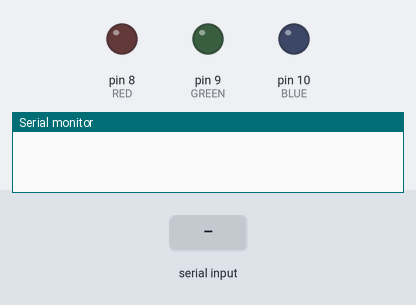
This sketch was run on a simulated Arduino Uno, built with avr-gcc and run on an emulated ATmega328P. On the bench: output pins drawn as LEDs (lit = HIGH), the last lines printed to the serial monitor. Inputs (shaded band) come from the test bench.

Above: at 1.2 s.
1.3 s: "1" received over Serial
At 1.8 s:
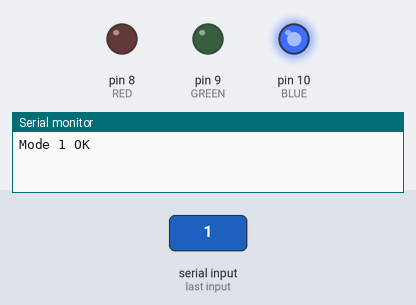
2.8 s: "2" received over Serial
At 4.0 s:
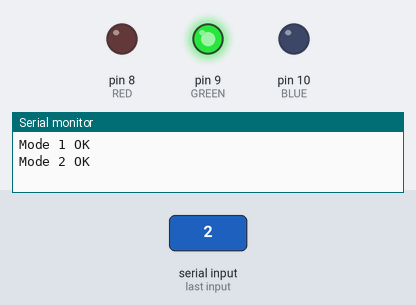
4.3 s: "0" received over Serial
At 5.2 s:
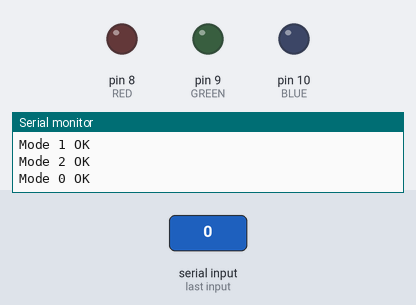
Timing chart, 0 to 7.3 s (numbered marks = the images above; inputs shaded):
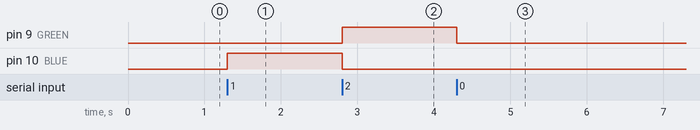

Measured:
- after the input at 1.3 s, pin 10 (BLUE): LOW → HIGH at once
- after the input at 2.8 s, pin 9 (GREEN): LOW → HIGH at once; pin 10 (BLUE): HIGH → LOW at once
- after the input at 4.3 s, pin 9 (GREEN): HIGH → LOW at once

The sketch:

led.ino
```cpp
#define RED 8
#define GREEN 9
#define BLUE 10

byte byteRead;

void setup() {
  pinMode(RED, OUTPUT);
  pinMode(GREEN, OUTPUT);
  pinMode(BLUE, OUTPUT);

  Serial.begin(9600);
}

void loop() {
  if (Serial.available()) {
    byteRead = Serial.read();
    if (byteRead >= (byte)'0' &  byteRead <= (byte)'9') {
      byteRead = byteRead - (byte)'0';
      if (byteRead & 0x01) {
        digitalWrite(BLUE, HIGH);
      } else {
        digitalWrite(BLUE, LOW);
      }

      if (byteRead & 0x02) {
        digitalWrite(GREEN, HIGH);
      } else {
        digitalWrite(GREEN, LOW);
      }

      if (byteRead & 0x04) {
        digitalWrite(RED, HIGH);
      } else {
        digitalWrite(RED, LOW);
      }
      Serial.write("Mode ");
      Serial.write(byteRead+(byte)'0');
      Serial.write(" OK\n");
    }
  }
}

void cycle() {
  digitalWrite(RED, HIGH);   // turn the LED on (HIGH is the voltage level)
  delay(1000);
  digitalWrite(RED, LOW);    // turn the LED off by making the voltage LOW
  digitalWrite(GREEN, HIGH);   // turn the LED on (HIGH is the voltage level)
  delay(1000);
  digitalWrite(GREEN, LOW);   // turn the LED on (HIGH is the voltage level)
  digitalWrite(BLUE, HIGH);   // turn the LED on (HIGH is the voltage level)
  delay(1000);
  digitalWrite(BLUE, LOW);   // turn the LED on (HIGH is the voltage level)
}

void nope() {
  delay(1000);
}
```
